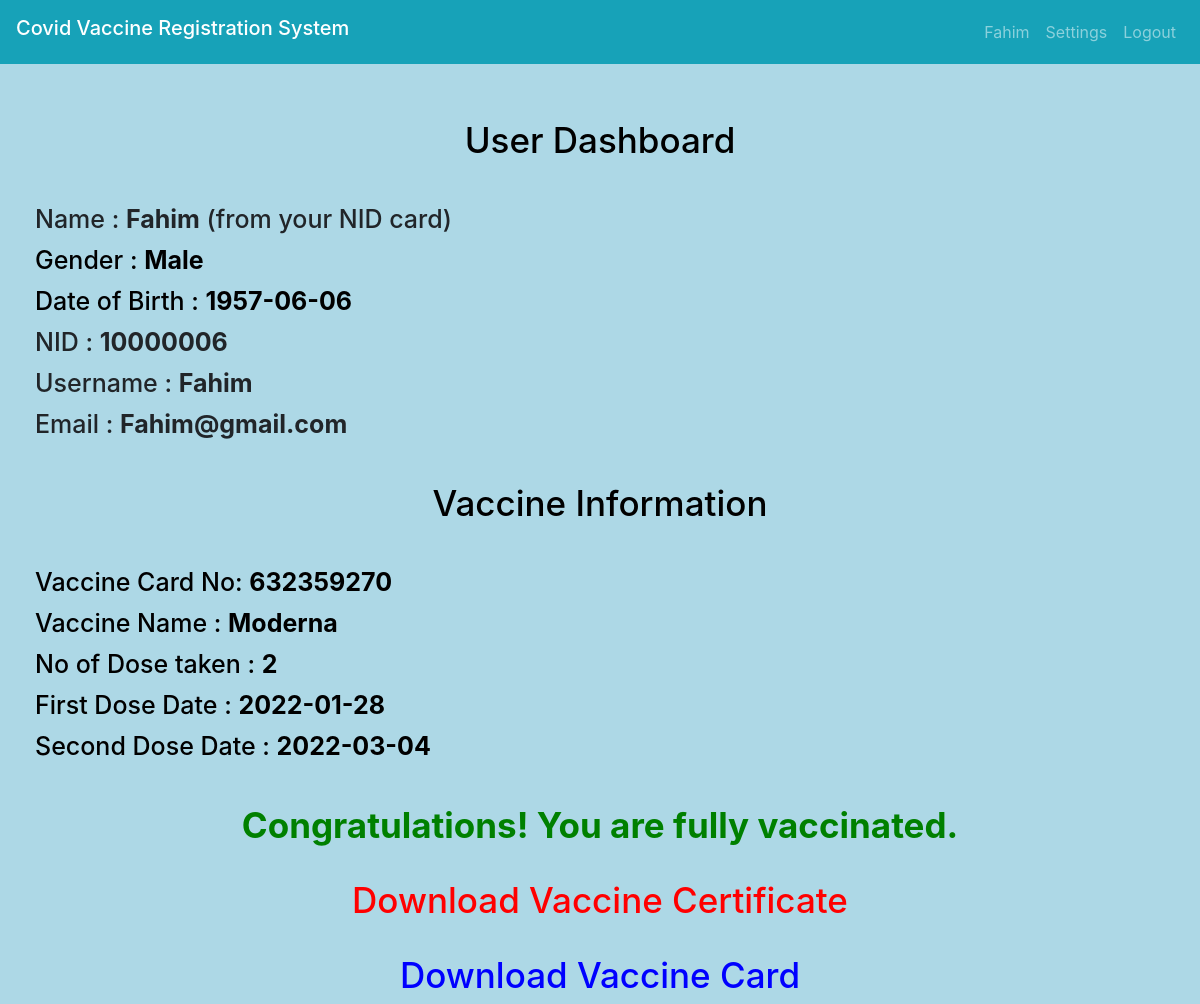
/userDashboard.php (signed in), run on the app's committed database.
### tables this page shows
CREATE TABLE `nid_table` (
  `NID` int(11) NOT NULL,
  `Name` varchar(40) NOT NULL,
  `Date_of_Birth` date NOT NULL,
  `Gender` varchar(6) NOT NULL,
  `Contains` varchar(50) DEFAULT NULL
);

CREATE TABLE `user` (
  `Unq_username` varchar(50) NOT NULL,
  `NID` int(11) NOT NULL,
  `Passport` varchar(8) NOT NULL,
  `bcn` int(11) NOT NULL,
  `Email` varchar(30) NOT NULL,
  `Password` varchar(25) NOT NULL,
  `hc` varchar(10) NOT NULL,
  `Has` int(12) DEFAULT NULL,
  `Managed_by` varchar(50) DEFAULT NULL
);

CREATE TABLE `vaccine_info` (
  `Vaccine_card_no` int(12) NOT NULL,
  `No_of_doses` int(1) DEFAULT 0,
  `First_Dose_Date` date DEFAULT NULL,
  `Second_Dose_Date` date DEFAULT NULL,
  `Vaccine_Name` varchar(50) DEFAULT '',
  `Unq_username` varchar(50) NOT NULL,
  `Has` varchar(50) NOT NULL
);

### userDashboard.php (the view, shortened to what this page needs)
<!DOCTYPE html>
<html>
<head>
  <link rel="stylesheet" href="https://stackpath.bootstrapcdn.com/bootstrap/4.3.1/css/bootstrap.min.css">
</head>
<body>
  <body style='background-color: #ADD8E6'>
    <nav class="navbar navbar-expand-sm bg-info navbar-dark">
      <h3 class="navbar-brand text-white">Covid Vaccine Registration System</h3>
      <ul class="navbar-nav">
        <?php
        $uname = $_SESSION['user'];
        if (isset($_SESSION['user'])) { ?>
          <li class="nav-item">
            <a href="#" class="nav-link"><?php echo $_SESSION['user']; ?></a>
          </li>
          <li class="nav-item">
            <a href="changeInfo.php" class="nav-link"><?php echo "Settings"; ?></a>
          </li>
          <li class="nav-item">
            <a href="logout.php" class="nav-link">Logout</a>
          </li>
        <?php } else if (isset($_SESSION['agent'])) { ?>
          <li class="nav-item">
            <a href="login.php" class="nav-link"><?php echo $_SESSION['agent']; ?></a>
          </li>
          <li class="nav-item">
            <a href="logout.php" class="nav-link">Logout</a>
          </li>
        <?php }
        ?>
        <?php
        include("includes/connection.php");
        $sql = "select * from user where Unq_username ='$uname'";
        $records = mysqli_query($connect, $sql) or die(mysqli_error($connect));
        $user_data = mysqli_fetch_array($records);
        $sql1 = "select N.Name, N.Gender, N.Date_of_Birth from nid_table N, user U where N.NID = '$user_data[1]'";
        $records1 = mysqli_query($connect, $sql1) or die(mysqli_error($connect));
        $nid_info = mysqli_fetch_array($records1);
        $sql2 = "select V.Vaccine_card_no, V.No_of_doses, V.First_Dose_Date, V.Second_Dose_Date, Vaccine_Name from vaccine_info V where V.Vaccine_card_no = '$user_data[7]';";
        $records2 = mysqli_query($connect, $sql2) or die(mysqli_error($connect));
        $vaccine_info = mysqli_fetch_array($records2);
        $sql3 = " select Center_Name, Selected_date from user_location where Vaccine_Card_no = $user_data[7]";
        $records3 = mysqli_query($connect, $sql3) or die(mysqli_error($connect));
        $center_info = mysqli_fetch_array($records3);
        ?>
        <?php
        $userName = $nid_info[0];
        $gender = $nid_info[1];
        $date_of_birth = $nid_info[2];
        $Vaccine_Card_No = $user_data[7];
        $Vaccine_Name = $vaccine_info[4];
        $No_of_Dose = $vaccine_info[1];
        $First_Dose = $vaccine_info[2];
        $Second_Dose = $vaccine_info[3];
        $email = $user_data[4];
        $selected_date = $center_info[1];
        ?>
      </ul>
    </nav>
    <h2 style="text-align:center;padding-top:55px;color: black;font-size:35px;">User Dashboard</h2>
    <h3 style="text-align:left;padding-left:35px;padding-top:35px;color: black#A9A9A9;font-size:25px;">Name : <?php echo "<b>" . $userName . "</b>" ?> (from your NID card)</h3>
    <h3 style="text-align:left;padding-left:35px;padding-top:3px;color: black;font-size:25px;">Gender : <?php echo "<b>" .  $gender . "<b>" ?></h3>
    <h3 style="text-align:left;padding-left:35px;padding-top:3px;color: black;font-size:25px;">Date of Birth : <?php echo "<b>" . $date_of_birth . "<b>" ?></h3>
    <h3 style="text-align:left;padding-left:35px;padding-top:3px;color: black#A9A9A9;font-size:25px;">NID : <?php echo "<b>" . $user_data[1] . "<b>" ?></h3>
    <h3 style="text-align:left;padding-left:35px;padding-top:3px;color: black#A9A9A9;font-size:25px;">Username : <?php echo "<b>" . $uname . "<b>" ?></h3>
    <h3 style="text-align:left;padding-left:35px;padding-top:3px;color: black#A9A9A9;font-size:25px;">Email : <?php echo "<b>" . $email . "<b>" ?></h3>
    <h2 style="text-align:center;padding-top:35px;color: black;font-size:35px;">Vaccine Information</h2>
    <h3 style="text-align:left;padding-left:35px;padding-top:35px;color: black;font-size:25px;">Vaccine Card No: <?php echo "<b>" . $Vaccine_Card_No . "<b>" ?></h3>
    <?php
    if ($selected_date == '0000-00-00') {
      echo "<h2  style='text-align:center;padding-top:35px;color: red ;font-size:35px;'> <b> You did not selected your vaccine center and prefered vaccination date yet.  </b></h2> ";
    } else if ($No_of_Dose == 0) {
      echo "<h3  style='text-align:center;padding-top:35px;color: red ;font-size:35px;'> <b> You will give your first dose in " . $selected_date . ". </b></h3> ";
    } else {
      echo '<h3 style="text-align:left;padding-left:35px;padding-top:3px;color: black;font-size:25px;">Vaccine Name : <b>' . $Vaccine_Name . '</b> </h3>';
      echo '<h3 style="text-align:left;padding-left:35px;padding-top:3px;color: black;font-size:25px;">No of Dose taken : <b>' . $No_of_Dose . '</b> </h3>';
      echo '<h3 style="text-align:left;padding-left:35px;padding-top:3px;color: black;font-size:25px;">First Dose Date : <b>' . $First_Dose . '</b> </h3>';
      echo '<h3 style="text-align:left;padding-left:35px;padding-top:3px;color: black;font-size:25px;">Second Dose Date : <b>' . $Second_Dose . '</b> </h3>';
      echo "<h3  style='text-align:center;padding-top:35px;color: green ;font-size:35px;'> <b> Congratulations! You are fully vaccinated. </b></h3> ";
    }
    ?>
    <?php if ($No_of_Dose == 2) {
      echo "<a href = 'certificate.php'> <h2  style='text-align:center;padding-top:25px;color: red;font-size:35px;'>Download Vaccine Certificate </h2> </a>";
    } elseif ($No_of_Dose == 0 && $selected_date != '0000-00-00') {
      echo "<a href = 'updateloc.php'> <h2  style='text-align:center;padding-top:35px;color: black ;font-size:35px;'>  Update Vaccine Center Location </h2> </a>";
    } elseif ($No_of_Dose == 0 && $selected_date == '0000-00-00') {
      echo "<a href = 'updateloc.php'> <h2  style='text-align:center;padding-top:35px;color: red ;font-size:35px;'> <b> Choose your Vaccine Center Location Now! </h2> <b> </a>";
    } else {
      echo "<a href = 'updateloc2.php'> <h2  style='text-align:center;padding-top:35px;color: black;font-size:35px;'> Update Vaccine Center Location </h2> </a>";
    } ?>
    <a href='vaccine_card.php'>
      <h2 style='text-align:center;padding-top:25px;color: blue;font-size:35px;'>Download Vaccine Card </h2>
    </a>
  </body>
</html>

### data on the page
nid_table: Name "Fahim", Gender "Male", Date_of_Birth "1957-06-06"
user: NID "10000006", Email "Fahim@gmail.com", Has "632359270"
vaccine_info: Vaccine_Name "Moderna", No_of_doses "2", First_Dose_Date "2022-01-28", Second_Dose_Date "2022-03-04"

### other printed values
$_SESSION['user'] "Fahim"
$uname "Fahim"
